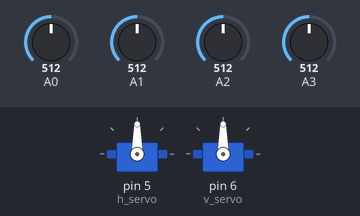
Simulated run of this sketch. Board: Arduino Uno, built with avr-gcc and run on an emulated ATmega328P. On the bench: 2 × servo. Inputs (shaded band) come from the test bench; at power-on: A0 = 512, A1 = 512, A2 = 512, A3 = 512. What the sketch prints to the serial monitor is not drawn.

Above: at 1.2 s.
1.3 s: A0 set to 545
2.8 s: A0 set to 561
At 5.1 s:
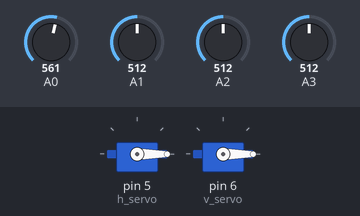
5.8 s: A1 set to 595
7.3 s: A1 set to 610
At 8.08 s:
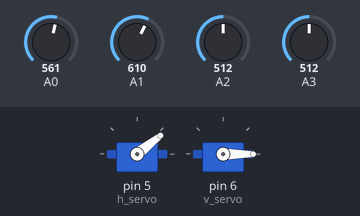
10.3 s: A2 set to 537
At 10.3 s:
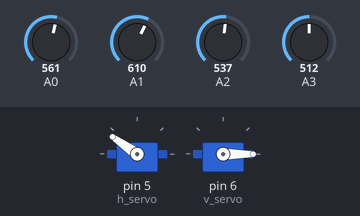
11.8 s: A3 set to 716
At 12.27 s:
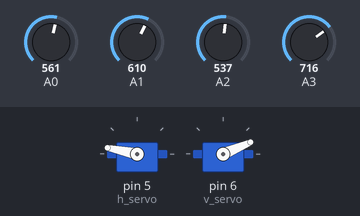
Timing chart, 0 to 15.8 s (numbered marks = the images above; inputs shaded):
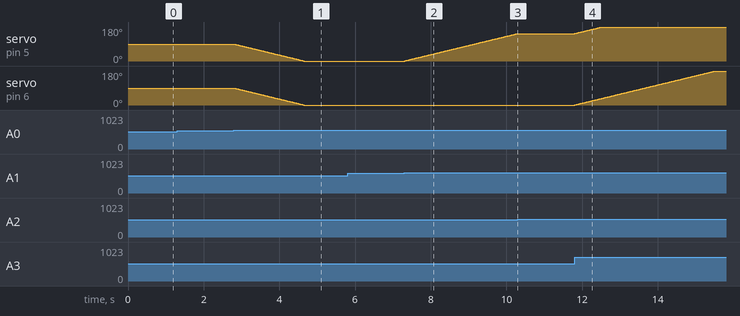

Measured:
- the behaviour switches between 553 and 554 on A0 (found by bisection; images 0 and 1)
- the behaviour switches between 601 and 602 on A1 (found by bisection; images 1 and 2)
- the behaviour switches between 520 and 521 on A2 (found by bisection; images 2 and 3)
- after the input at 1.3 s, every drawn part: stays the same
- after the input at 2.8 s, servo on pin 5 (h_servo), servo on pin 6 (v_servo): moves from 90° to 0° over 1.8 s, starting at once
- after the input at 5.8 s, every drawn part: stays the same
- after the input at 7.3 s, servo on pin 5 (h_servo): moves from 0° to 145° over 3.0 s, starting at once
- after the input at 10.3 s, servo on pin 5 (h_servo): stays 145° (without the input it goes to 146° after 0.00 s)
- after the input at 11.8 s, servo on pin 5 (h_servo): moves from 145° to 179° over 0.68 s, starting at once; servo on pin 6 (v_servo): moves from 0° to 179° over 3.7 s, starting at once

The sketch:

Cruceta.ino
```cpp
/* Setup:
          -4 Fotoresistencias conectadas en pines de la siguiente forma:
                  -A0, up left
                  -A1, up right
                  -A2, down left
                  -A3, down right
          -2 servos, conectados en:
                  -pin 5, servo movimiento horizontal
                  -pin 6, servo movimiento vertical
   Cuando se dice "up down left right" se está asumiendo que se mira el solar tracker desde la perspectiva del sol.

*/


/******* Includes  *******/
#include <Servo.h>

/******* CONSTANTES ******/
#define H_TOLERANCE 20 // Tolerancias. Define diferencia mínima de luz que es considerada como relevante para moverse.
#define V_TOLERANCE 20 // Vertical y horizontal.
const unsigned char H_ANGLE_STEP = 1;    // Unidad mínima angular a la que se mueve el motor horizontal cada loop.
const unsigned char V_ANGLE_STEP = 1;
const int DELAY = 20;      // Tiempo de espera hasta el siguiente loop.

/******* VARIABLES *******/
/* sensores y servos */
unsigned char sensor[]={0,1,2,3};
Servo h_servo;
Servo v_servo;
unsigned char h_angle,v_angle;
unsigned char estable=0;
unsigned char sent=0;

/* valores sensados y promedios para calcular en loop */
/* Los nombres de las variables son definidos según las letras iniciales de las palabras "up down left right". */
int ul_val,ur_val,dl_val,dr_val;
float left_prom, right_prom, up_prom, down_prom;

/******* MÉTODOS   *******/
void setServos(){
  h_servo.write(h_angle);
  v_servo.write(v_angle);
}

void setPanels(){
  Serial.write("h");
  Serial.write(h_angle);
  Serial.write("v");
  Serial.write(v_angle);
}
/******* MAIN      *******/
void setup(){
  /* inicializar pines */
  for (char i=0;i<4;i++){
    pinMode(sensor[i],INPUT);
  }
  h_servo.attach(5);
  v_servo.attach(6);

  //inicializar valores
  h_angle=90;
  v_angle=90;

  Serial.begin(9600);
}

void loop(){
  /* leer sensores */
  ul_val=analogRead(sensor[0]);
  ur_val=analogRead(sensor[1]);
  dl_val=analogRead(sensor[2]);
  dr_val=analogRead(sensor[3]);

  /* sacar promedios */
  left_prom  =  (ul_val + dl_val)/2;
  right_prom =  (ur_val + dr_val)/2;
  up_prom    =  (ul_val + ur_val)/2;
  down_prom  =  (dl_val + dr_val)/2;

  //debug:
  /*
  Serial.print("UP_LEFT=");
  Serial.print(ul_val);
  Serial.print(" UP_RIGHT=");
  Serial.print(ur_val);
  Serial.print(" DOWN_LEFT=");
  Serial.print(dl_val);
  Serial.print(" DOWN_RIGHT=");
  Serial.println(dr_val);
  delay(500);*/
  /*
  h_servo.write(map(ul_val,0,1024,0,127));
  v_servo.write(map(ur_val,0,1024,0,127));
  delay(15);*/
  estable=1;
  /* mover horizontalmente. Comparar promedios y determinar movimiento */
  if ((left_prom-right_prom>H_TOLERANCE)||(right_prom-left_prom>H_TOLERANCE)){
    h_angle= (left_prom>right_prom) ? constrain((h_angle - H_ANGLE_STEP),0,179) : constrain((h_angle + H_ANGLE_STEP),0,179);
    estable=0;
    sent=0;
  }
  /* mover verticalmente. Comparar y determinar movimiento */
  if ((up_prom-down_prom>V_TOLERANCE)||(down_prom-up_prom>V_TOLERANCE)){
    v_angle= (up_prom>down_prom) ? constrain((v_angle - V_ANGLE_STEP),0,179) : constrain((v_angle + V_ANGLE_STEP),0,179);
    estable=0;
    sent=0;
  }
  setServos();
  if ((estable)&&!sent){
    setPanels();
    sent=1;
  }
  delay(DELAY);
}

/*
Versión 0.1
    4 fotorresistores y 2 servos.
    El Solar Tracker debe analizar las diferencias de intensidad lumínica entre los fotorresistores y según esto
    mover la cruceta. Para que se vea un movimiento más fluido, en cada iteración del ciclo mover ambos servos y
    no solo uno. Es claro que el funcionamiento de cada servo es determinado por distintas combinaciones de
    fotorresistores, esto es, el servo responsable de rotar en el plano, lo hace al comparar lado y lado, mientras que
    el otro servo encargado de elevar la cruceta, debe comparar luz entre los de arriba y abajo.
    Cuando se sensa un numero alto es porque se detecta mucha luz.

Versión 1.0
    Funcionamiento básico del solar tracker. Sigue la luz y se detiene cuando la alcanza.

Posibles mejoras:
    -Quinta fotorresistencia anti-dias nublados
    -Calibrar fotorresistencias según sus propias características. Quizás hacerlo calibrable con un botón, al igual que
    el sensor de humedad.

Versión 1.1
    Envía datos a paneles mediante comunicación serial.

*/
```
